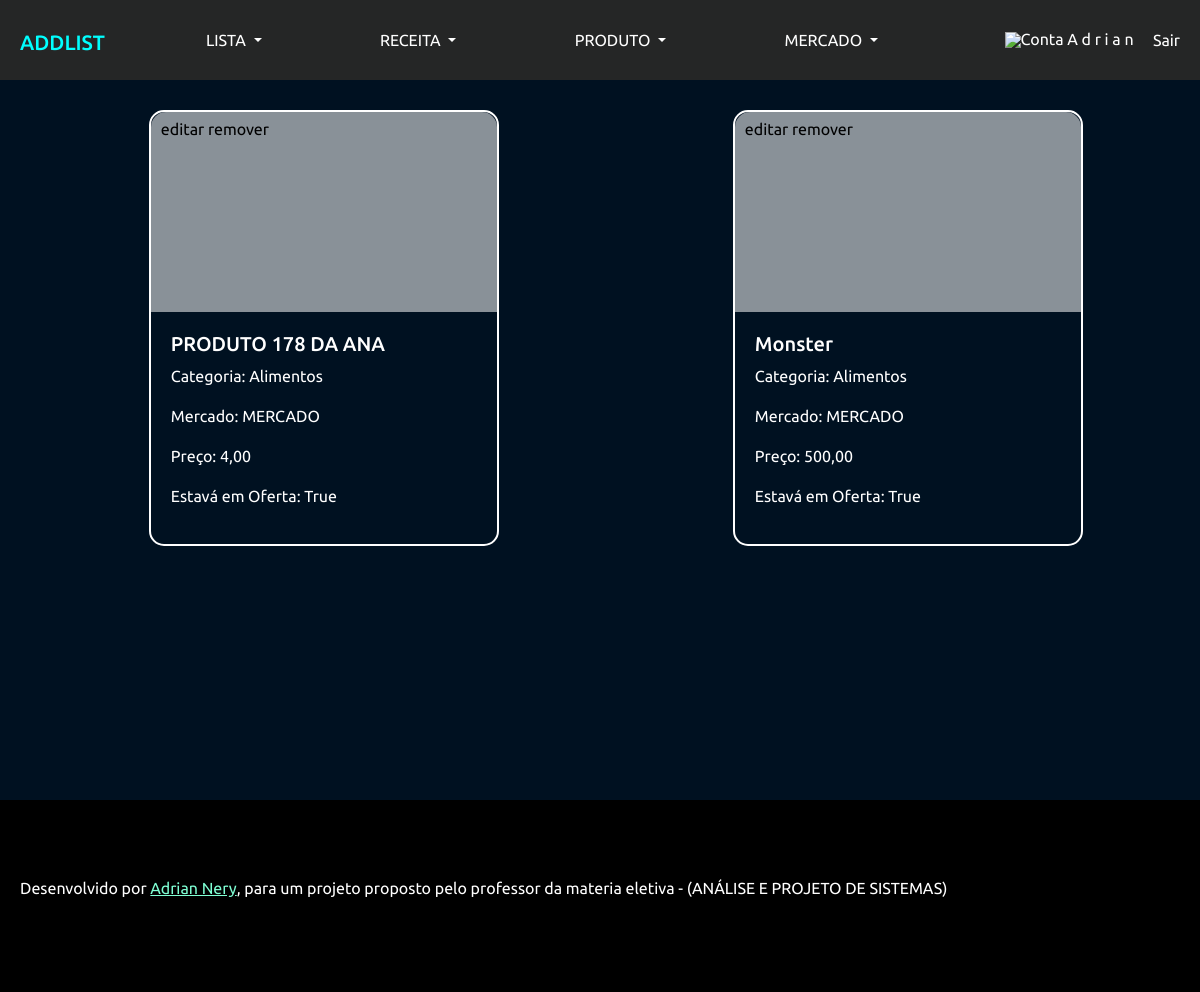
Page /produtos/ (signed in) on the committed database.
### Weblist/models.py (models this page shows, shortened)
class Produto(models.Model):
    nome = models.TextField(max_length=50,default='Sem nome')
    categoria = models.ForeignKey(Categoria,on_delete=models.DO_NOTHING)
    mercado = models.ForeignKey(Mercado, on_delete=models.CASCADE)
    preco = models.DecimalField(max_digits=5, decimal_places=2, default=0.00)
    oferta = models.BooleanField()
    idUser = models.ForeignKey(User, on_delete=models.CASCADE)
    image = models.ImageField(upload_to=upload_image_produto, blank=True, null=True)

class Categoria(models.Model):
    nome = models.CharField(max_length=45)
    def __str__(self):
        return self.nome

class Mercado(models.Model):
    nome = models.TextField(max_length=50)
    endereco = models.TextField(max_length=250, null=True, blank=True)
    idUser = models.ForeignKey(User, on_delete=models.CASCADE)

### Weblist/views.py (the view)
# urls.py: path('produtos/', page_produtos, name='produtos'),
def page_produtos(request):
	if request.user.is_authenticated:
		iduser =  request.user.id
		user = User.objects.get(id = iduser)
		lista = []
		for i in user.username:
			lista.append(i)
		try:
			space = lista.index(' ')
			user = " ".join(lista[0:space])
		except:
			pass
		produtos = Produto.objects.filter(idUser = iduser)
		data = {
			"produtos":produtos,
			"usuario": user,
			}
		return render(request,"produto/produtos.html", data)
	else:
		return redirect(page_login)

### Weblist/templates/produto/produtos.html (shortened to what this page needs)
{% extends 'base.html' %}
{% load static %}
{% block style %}
<link rel="stylesheet" href="{% static 'styles/produto/produtos.css' %}">
{% endblock %}
{% block body %}
<div class="mainpage">
    <div class="containerprodutos">
        <ul>
            {% if produtos %}
            {% for produto in produtos %}
            <li>
                <div class="btns">
                    <a href="{% url 'page_editar_produto' produto.id %}">editar</a>
                    <a href="{% url 'remover_produto' produto.id %}">remover</a>
                </div>
                <a href="{% url 'produto_id' produto.id %}" style="background-color: aliceblue;">
                    <div class="list-head">
                    </div>
                    <div class="list-body">
                        <h5>{{produto.nome}}</h5>
                        <p>Categoria: {{produto.categoria}}</p>
                        <p>Mercado: {{produto.mercado.nome}}</p>
                        <p>Preço: {{produto.preco}}</p>
                        <p>Estavá em Oferta: {{produto.oferta}}</p>
                    </div>
                </a>
            </li>
            {% endfor %}
        </ul>
    </div>
</div>
{% endif %}
{% endblock %}

### static/styles/modelobase.css (style rules this page uses)
* { list-style: none; text-decoration: none; margin: 0; padding: 0; box-sizing: border-box; font-family: 'Ubuntu', sans-serif; text-decoration: none; color: #fff; font-size: 1rem; }
body { background-color: rgb(0, 17, 33); }

### static/styles/produto/produtos.css (style rules this page uses)
.mainpage { min-height: 90vh; }
.containerprodutos>ul { padding-top: 30px; display: flex; flex-flow: wrap; justify-content: space-around; }
.containerprodutos>ul>li { min-width: 250px; width: 30%; min-height: 300px; border-radius: 15px; border: 2px solid #fff; margin-bottom: 20px; }
.containerprodutos>ul>li>a { text-decoration: none; }
.btns { position: absolute; padding-top: 5px; padding-left: 10px; }
.btns>a { text-decoration: none; color: black; }
.list-head { width: 100%; height: 200px; object-fit: contain; background-color: #ffffff89; border-radius: 15px 15px 0 0; }
.list-body { padding: 20px; }

### rows in the picture
Produto: nome "PRODUTO 178 DA ANA", categoria "Alimentos", mercado.nome "MERCADO", preco "4,00", oferta "True"
Produto: nome "Monster", categoria "Alimentos", mercado.nome "MERCADO", preco "500,00", oferta "True"

### other values in the picture
{{ usuario }} "A d r i a n"
